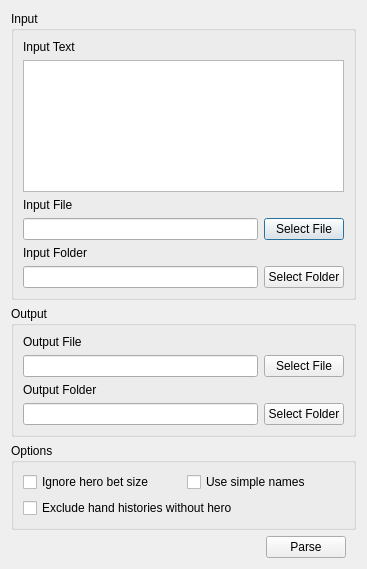
<?xml version="1.0" encoding="UTF-8"?>
<ui version="4.0">
 <class>HandHistoryParserDlg</class>
 <widget class="QDialog" name="HandHistoryParserDlg">
  <property name="geometry">
   <rect>
    <x>0</x>
    <y>0</y>
    <width>367</width>
    <height>569</height>
   </rect>
  </property>
  <property name="windowTitle">
   <string>HandHistoryParser</string>
  </property>
  <property name="windowIcon">
   <iconset>
    <normaloff>images/transfer.ico</normaloff>images/transfer.ico</iconset>
  </property>
  <layout class="QVBoxLayout" name="verticalLayout_4">
   <item>
    <widget class="QGroupBox" name="groupBox">
     <property name="title">
      <string>Input</string>
     </property>
     <layout class="QVBoxLayout" name="verticalLayout">
      <item>
       <widget class="QLabel" name="label">
        <property name="text">
         <string>Input Text</string>
        </property>
       </widget>
      </item>
      <item>
       <widget class="QTextEdit" name="textEditHistory"/>
      </item>
      <item>
       <widget class="QLabel" name="label_2">
        <property name="text">
         <string>Input File</string>
        </property>
       </widget>
      </item>
      <item>
       <layout class="QHBoxLayout" name="horizontalLayout_2">
        <item>
         <widget class="QLineEdit" name="lineEditInputFile">
          <property name="readOnly">
           <bool>true</bool>
          </property>
         </widget>
        </item>
        <item>
         <widget class="QPushButton" name="buttonInputFile">
          <property name="text">
           <string>Select File</string>
          </property>
         </widget>
        </item>
       </layout>
      </item>
      <item>
       <widget class="QLabel" name="label_3">
        <property name="text">
         <string>Input Folder</string>
        </property>
       </widget>
      </item>
      <item>
       <layout class="QHBoxLayout" name="horizontalLayout">
        <item>
         <widget class="QLineEdit" name="lineEditInputFolder">
          <property name="readOnly">
           <bool>true</bool>
          </property>
         </widget>
        </item>
        <item>
         <widget class="QPushButton" name="buttonInputFolder">
          <property name="text">
           <string>Select Folder</string>
          </property>
         </widget>
        </item>
       </layout>
      </item>
     </layout>
    </widget>
   </item>
   <item>
    <widget class="QGroupBox" name="groupBox_2">
     <property name="title">
      <string>Output</string>
     </property>
     <layout class="QVBoxLayout" name="verticalLayout_2">
      <item>
       <widget class="QLabel" name="label_4">
        <property name="text">
         <string>Output File</string>
        </property>
       </widget>
      </item>
      <item>
       <layout class="QHBoxLayout" name="horizontalLayout_3">
        <item>
         <widget class="QLineEdit" name="lineEditOutputFile">
          <property name="readOnly">
           <bool>true</bool>
          </property>
         </widget>
        </item>
        <item>
         <widget class="QPushButton" name="buttonOutputFile">
          <property name="text">
           <string>Select File</string>
          </property>
         </widget>
        </item>
       </layout>
      </item>
      <item>
       <widget class="QLabel" name="label_5">
        <property name="text">
         <string>Output Folder</string>
        </property>
       </widget>
      </item>
      <item>
       <layout class="QHBoxLayout" name="horizontalLayout_4">
        <item>
         <widget class="QLineEdit" name="lineEditOutputFolder">
          <property name="readOnly">
           <bool>true</bool>
          </property>
         </widget>
        </item>
        <item>
         <widget class="QPushButton" name="buttonOutputFolder">
          <property name="text">
           <string>Select Folder</string>
          </property>
         </widget>
        </item>
       </layout>
      </item>
     </layout>
    </widget>
   </item>
   <item>
    <widget class="QGroupBox" name="groupBox_3">
     <property name="title">
      <string>Options</string>
     </property>
     <layout class="QVBoxLayout" name="verticalLayout_3">
      <item>
       <layout class="QHBoxLayout" name="horizontalLayout_6">
        <item>
         <widget class="QCheckBox" name="checkBoxIgnoreBetSize">
          <property name="text">
           <string>Ignore hero bet size</string>
          </property>
         </widget>
        </item>
        <item>
         <widget class="QCheckBox" name="checkBoxSimpleNames">
          <property name="text">
           <string>Use simple names</string>
          </property>
         </widget>
        </item>
       </layout>
      </item>
      <item>
       <layout class="QHBoxLayout" name="horizontalLayout_7">
        <item>
         <widget class="QCheckBox" name="checkBoxExcludeNoHeroHH">
          <property name="text">
           <string>Exclude hand histories without hero</string>
          </property>
         </widget>
        </item>
        <item>
         <spacer name="horizontalSpacer_2">
          <property name="orientation">
           <enum>Qt::Horizontal</enum>
          </property>
          <property name="sizeHint" stdset="0">
           <size>
            <width>40</width>
            <height>20</height>
           </size>
          </property>
         </spacer>
        </item>
       </layout>
      </item>
     </layout>
    </widget>
   </item>
   <item>
    <layout class="QHBoxLayout" name="horizontalLayout_5">
     <property name="leftMargin">
      <number>0</number>
     </property>
     <property name="rightMargin">
      <number>10</number>
     </property>
     <item>
      <spacer name="horizontalSpacer">
       <property name="orientation">
        <enum>Qt::Horizontal</enum>
       </property>
       <property name="sizeHint" stdset="0">
        <size>
         <width>35</width>
         <height>20</height>
        </size>
       </property>
      </spacer>
     </item>
     <item>
      <widget class="QPushButton" name="buttonParse">
       <property name="text">
        <string>Parse</string>
       </property>
      </widget>
     </item>
    </layout>
   </item>
  </layout>
 </widget>
 <resources/>
 <connections/>
</ui>
